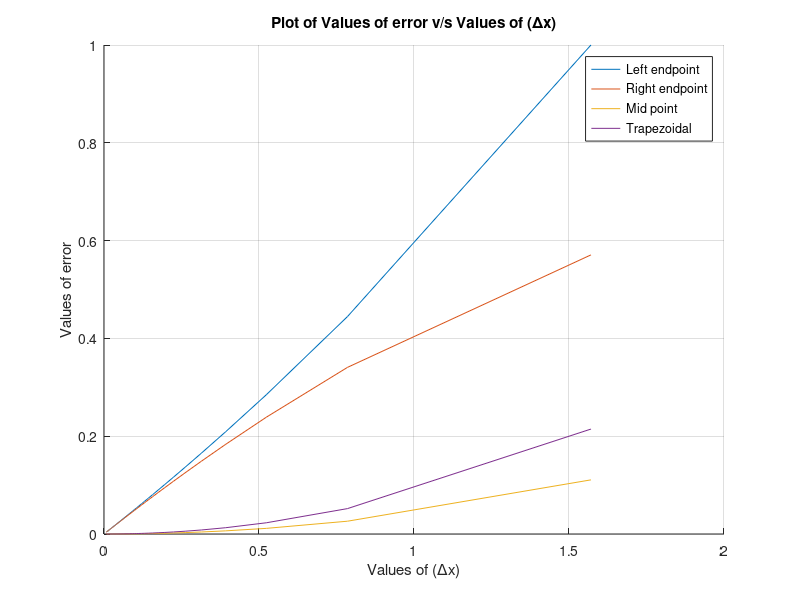

Reproduce this figure in MATLAB.
clc
clear all
format longG

a= 0;
b = pi/2;

del_x=zeros(199,1);
sum_le = zeros(199,1);
sum_re = zeros(199,1);
sum_me = zeros(199,1);
sum_tz = zeros(199,1);
err_1 = zeros(199,1);
err_2 = zeros(199,1);
err_3 = zeros(199,1);
err_4 = zeros(199,1);
for n = 1 : 199;
  dx=(b-a)/n;
  del_x(n)=dx;
  for i = 1 : n;
    sum_le(n)=sum_le(n) + (sin(a+(i-1)*dx)*dx);
    err_1(n)=abs(sum_le(n) - 1);
  end
  for i = 1 : n;
    sum_re(n)=sum_re(n) + (sin(a+i*dx)*dx);
    err_2(n)=abs(sum_re(n) - 1);
  end
  for i = 1 : n;
    sum_me(n)=sum_me(n) + (sin((2*a+(2*i-1)*dx)/2)*dx);
    err_3(n)=abs(sum_me(n) - 1);
  end
  for i = 1 : n;
    sum_tz(n)=sum_tz(n) + (((sin(a+(i-1)*dx)+sin(a+i*dx))/2)*dx);
    err_4(n)=abs(sum_tz(n) - 1);
  end
 end
 
hf=figure()
hold
plot(del_x,err_1)
plot(del_x,err_2)
plot(del_x,err_3)
plot(del_x,err_4)
xlabel('Values of (\Deltax)')
ylabel('Values of error')
title('Plot of Values of error v/s Values of (\Deltax)')
legend('Left endpoint','Right endpoint','Mid point','Trapezoidal')
grid()
print(hf,'Figure_1.png')
